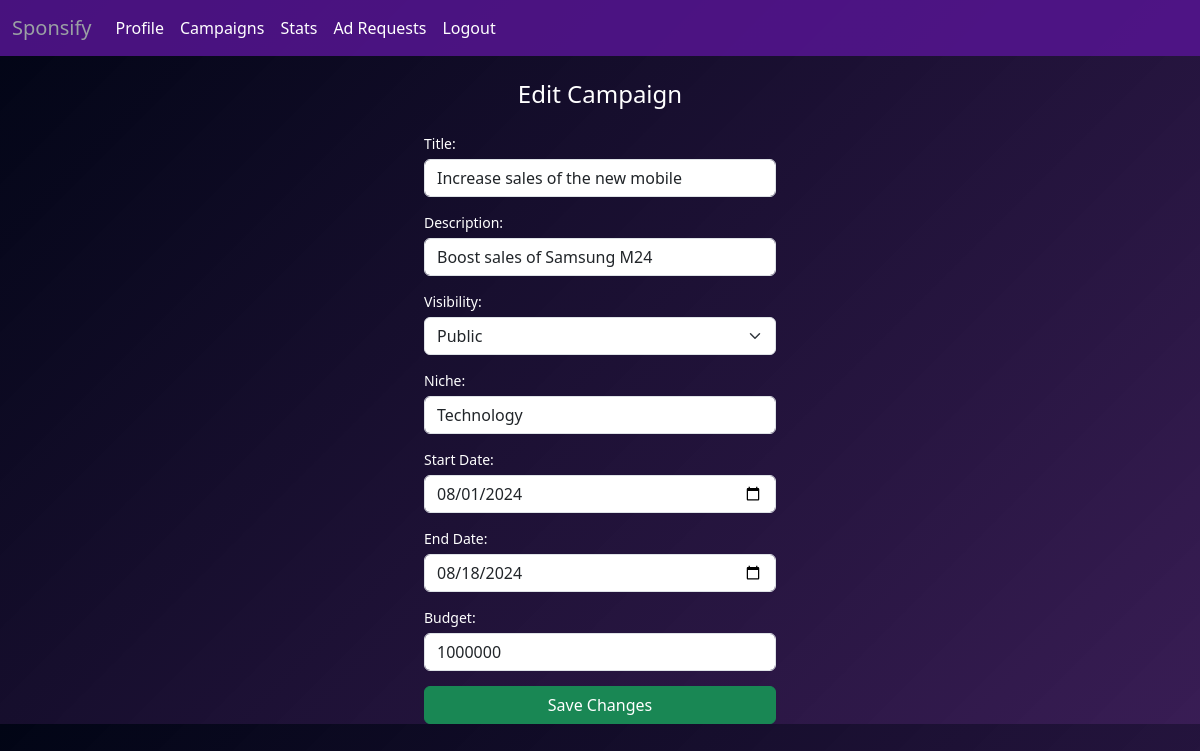
Page /sponsor/edit_campaign/2 (signed in) on the committed database.
### models.py (models this page shows)
class Campaign(db.Model):
    id = db.Column(db.Integer, primary_key=True)
    sponsor_id = db.Column(db.Integer, db.ForeignKey('sponsor.id'), nullable=False)
    name = db.Column(db.String(100), nullable=False)
    description = db.Column(db.Text)
    niche = db.Column(db.Text)
    start_date = db.Column(db.Date)
    end_date = db.Column(db.Date)
    budget = db.Column(db.Integer)
    is_flag = db.Column(db.Boolean, default=False)
    visibility = db.Column(db.String(10), default='public')
    goals = db.Column(db.Text)
    ad_requests = db.relationship('AdRequest', backref='campaign', lazy=True)

### routes.py (the view)
@app.route("/sponsor/edit_campaign/<int:campaign_id>", methods=['GET','POST'])
@login_required
def edit_campaign(campaign_id):
    campaign = Campaign.query.get_or_404(campaign_id)
    user_id = session.get('user_id')
    if user_id != campaign.sponsor.user.id:
        flash("You are not authorized to edit this campaign", "danger")
        return redirect(url_for('spncamp'))
    return render_template("edit_campaign.html", campaign=campaign)

### routes.py (called while the page is built)
def login_required(f):
    @wraps(f)
    def wrap(*args, **kwargs):
        if 'user_id' not in session:
            flash("You need to login first")
            return redirect(url_for('login'))
        else:
            user_id  = session['user_id']
            user = User.query.filter_by(id=user_id).first()
            if user.is_flag:
                flash("You are flagged")
                return redirect(url_for('login'))
        return f(*args, **kwargs)
    return wrap

### templates/edit_campaign.html (shortened to what this page needs)
{% extends 'spndash.html' %}
{% block content %}
<div class="container mt-4">
    <h4 class="text-center mb-4">Edit Campaign</h4>
    <form method="POST" action="{{ url_for('update_campaign_sponsor', campaign_id=campaign.id) }}" class="edit-campaign-form">
        <div class="form-group">
            <label for="title" class="form-label">Title:</label>
            <input type="text" name="title" id="title" class="form-control" value="{{ campaign.name }}" required />
        </div>
        <div class="form-group">
            <label for="description" class="form-label">Description:</label>
            <input type="text" name="description" id="description" class="form-control" value="{{ campaign.description }}" required />
        </div>
        <div class="form-group">
          <label for="visibility" class="form-label">Visibility:</label>
          <select name="visibility" id="visibility" class="form-select" required>
              <option value="public" {% if request.form.get('visibility', '') == 'public' %}selected{% endif %}>Public</option>
          </select>
        </div>
        <div class="form-group">
            <label for="niche" class="form-label">Niche:</label>
            <input type="text" name="niche" id="niche" class="form-control" value="{{ campaign.niche }}" required />
        </div>
        <div class="form-group">
            <label for="start_date" class="form-label">Start Date:</label>
            <input type="date" name="start_date" id="start_date" class="form-control" value="{{ campaign.start_date }}" required />
        </div>
        <div class="form-group">
            <label for="end_date" class="form-label">End Date:</label>
            <input type="date" name="end_date" id="end_date" class="form-control" value="{{ campaign.end_date }}" required />
        </div>
        <div class="form-group">
            <label for="budget" class="form-label">Budget:</label>
            <input type="number" name="budget" id="budget" class="form-control" value="{{ campaign.budget }}" required />
        </div>
        <button type="submit" class="btn btn-success w-100">Save Changes</button>
    </form>
</div>
{% endblock content %}

### templates/edit_campaign.html (style rules this page uses)
body { background: linear-gradient(135deg, #010515 0%, #220341e5 100%); color: #fff; }
.container { max-width: 400px; margin: 0 auto; }
h4 { margin-top: 10px; margin-bottom: 10px; font-size: 1.5rem; }
.form-group { margin-bottom: 15px; width: 100%; }

### rows in the picture
Campaign: title "Increase sales of the new mobile", description "Boost sales of Samsung M24", niche "Technology", start_date "08/01/2024", end_date "08/18/2024", budget "1000000"
